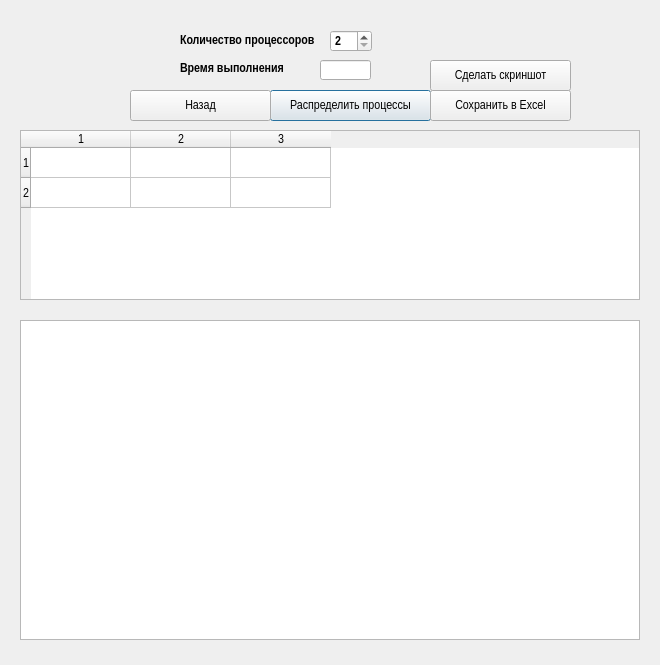
<?xml version="1.0" encoding="UTF-8"?>
<ui version="4.0">
 <class>ResultWindow</class>
 <widget class="QDialog" name="ResultWindow">
  <property name="geometry">
   <rect>
    <x>0</x>
    <y>0</y>
    <width>660</width>
    <height>665</height>
   </rect>
  </property>
  <property name="minimumSize">
   <size>
    <width>660</width>
    <height>130</height>
   </size>
  </property>
  <property name="maximumSize">
   <size>
    <width>1200</width>
    <height>665</height>
   </size>
  </property>
  <property name="windowTitle">
   <string>Dialog</string>
  </property>
  <widget class="QLabel" name="label">
   <property name="geometry">
    <rect>
     <x>180</x>
     <y>30</y>
     <width>161</width>
     <height>21</height>
    </rect>
   </property>
   <property name="font">
    <font>
     <family>Arial Narrow</family>
     <pointsize>10</pointsize>
     <weight>75</weight>
     <bold>true</bold>
    </font>
   </property>
   <property name="text">
    <string>Количество процессоров</string>
   </property>
  </widget>
  <widget class="QPushButton" name="startDeal">
   <property name="geometry">
    <rect>
     <x>270</x>
     <y>90</y>
     <width>161</width>
     <height>31</height>
    </rect>
   </property>
   <property name="font">
    <font>
     <family>Arial Narrow</family>
     <pointsize>10</pointsize>
     <weight>50</weight>
     <bold>false</bold>
    </font>
   </property>
   <property name="text">
    <string>Распределить процессы</string>
   </property>
   <property name="icon">
    <iconset>
     <normaloff>:/images/start.png</normaloff>:/images/start.png</iconset>
   </property>
   <property name="iconSize">
    <size>
     <width>24</width>
     <height>24</height>
    </size>
   </property>
  </widget>
  <widget class="QTableWidget" name="resultTable">
   <property name="geometry">
    <rect>
     <x>20</x>
     <y>130</y>
     <width>620</width>
     <height>170</height>
    </rect>
   </property>
   <property name="font">
    <font>
     <family>Arial Narrow</family>
     <pointsize>10</pointsize>
     <weight>50</weight>
     <bold>false</bold>
    </font>
   </property>
   <property name="rowCount">
    <number>2</number>
   </property>
   <property name="columnCount">
    <number>3</number>
   </property>
   <row/>
   <row/>
   <column/>
   <column/>
   <column/>
   <item row="0" column="0">
    <property name="text">
     <string/>
    </property>
   </item>
  </widget>
  <widget class="QLabel" name="label_2">
   <property name="geometry">
    <rect>
     <x>180</x>
     <y>60</y>
     <width>111</width>
     <height>16</height>
    </rect>
   </property>
   <property name="font">
    <font>
     <family>Arial Narrow</family>
     <pointsize>10</pointsize>
     <weight>75</weight>
     <bold>true</bold>
    </font>
   </property>
   <property name="text">
    <string>Время выполнения</string>
   </property>
  </widget>
  <widget class="QLineEdit" name="lineEdit_2">
   <property name="geometry">
    <rect>
     <x>320</x>
     <y>60</y>
     <width>51</width>
     <height>20</height>
    </rect>
   </property>
   <property name="font">
    <font>
     <family>Arial Narrow</family>
     <pointsize>10</pointsize>
     <weight>75</weight>
     <bold>true</bold>
    </font>
   </property>
  </widget>
  <widget class="QPushButton" name="backButton">
   <property name="geometry">
    <rect>
     <x>130</x>
     <y>90</y>
     <width>141</width>
     <height>31</height>
    </rect>
   </property>
   <property name="font">
    <font>
     <family>Arial Narrow</family>
     <pointsize>10</pointsize>
     <weight>50</weight>
     <bold>false</bold>
    </font>
   </property>
   <property name="text">
    <string>Назад</string>
   </property>
   <property name="icon">
    <iconset>
     <normaloff>:/images/previous.png</normaloff>:/images/previous.png</iconset>
   </property>
   <property name="iconSize">
    <size>
     <width>24</width>
     <height>24</height>
    </size>
   </property>
  </widget>
  <widget class="QGraphicsView" name="graphicsView">
   <property name="geometry">
    <rect>
     <x>20</x>
     <y>320</y>
     <width>620</width>
     <height>320</height>
    </rect>
   </property>
   <property name="font">
    <font>
     <family>Arial Narrow</family>
     <pointsize>10</pointsize>
     <weight>50</weight>
     <bold>false</bold>
    </font>
   </property>
   <property name="horizontalScrollBarPolicy">
    <enum>Qt::ScrollBarAsNeeded</enum>
   </property>
  </widget>
  <widget class="QSpinBox" name="spinBox">
   <property name="geometry">
    <rect>
     <x>330</x>
     <y>30</y>
     <width>42</width>
     <height>22</height>
    </rect>
   </property>
   <property name="font">
    <font>
     <family>Arial Narrow</family>
     <pointsize>10</pointsize>
     <weight>75</weight>
     <bold>true</bold>
    </font>
   </property>
   <property name="minimum">
    <number>2</number>
   </property>
   <property name="value">
    <number>2</number>
   </property>
  </widget>
  <widget class="QPushButton" name="makeScreen">
   <property name="geometry">
    <rect>
     <x>430</x>
     <y>60</y>
     <width>141</width>
     <height>31</height>
    </rect>
   </property>
   <property name="font">
    <font>
     <family>Arial Narrow</family>
     <pointsize>10</pointsize>
     <weight>50</weight>
     <bold>false</bold>
    </font>
   </property>
   <property name="text">
    <string>Сделать скриншот</string>
   </property>
   <property name="icon">
    <iconset>
     <normaloff>:/images/screen.png</normaloff>:/images/screen.png</iconset>
   </property>
   <property name="iconSize">
    <size>
     <width>24</width>
     <height>24</height>
    </size>
   </property>
  </widget>
  <widget class="QPushButton" name="saveExcel">
   <property name="geometry">
    <rect>
     <x>430</x>
     <y>90</y>
     <width>141</width>
     <height>31</height>
    </rect>
   </property>
   <property name="font">
    <font>
     <family>Arial Narrow</family>
     <pointsize>10</pointsize>
    </font>
   </property>
   <property name="text">
    <string>Сохранить в Excel</string>
   </property>
   <property name="icon">
    <iconset>
     <normaloff>:/images/excel.png</normaloff>:/images/excel.png</iconset>
   </property>
   <property name="iconSize">
    <size>
     <width>24</width>
     <height>24</height>
    </size>
   </property>
  </widget>
 </widget>
 <resources/>
 <connections/>
</ui>
